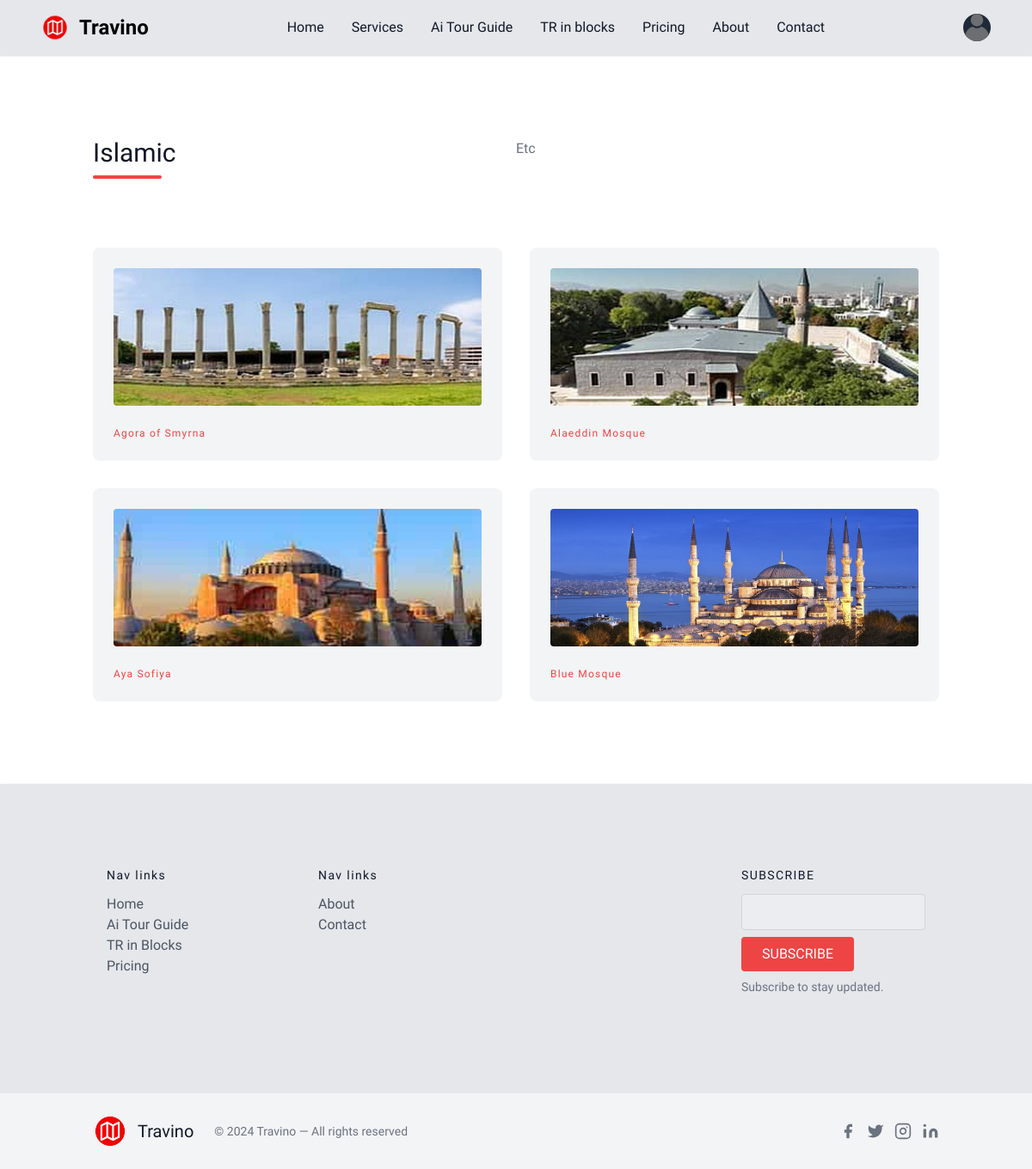
Page /category/3/ on the earlier database version.
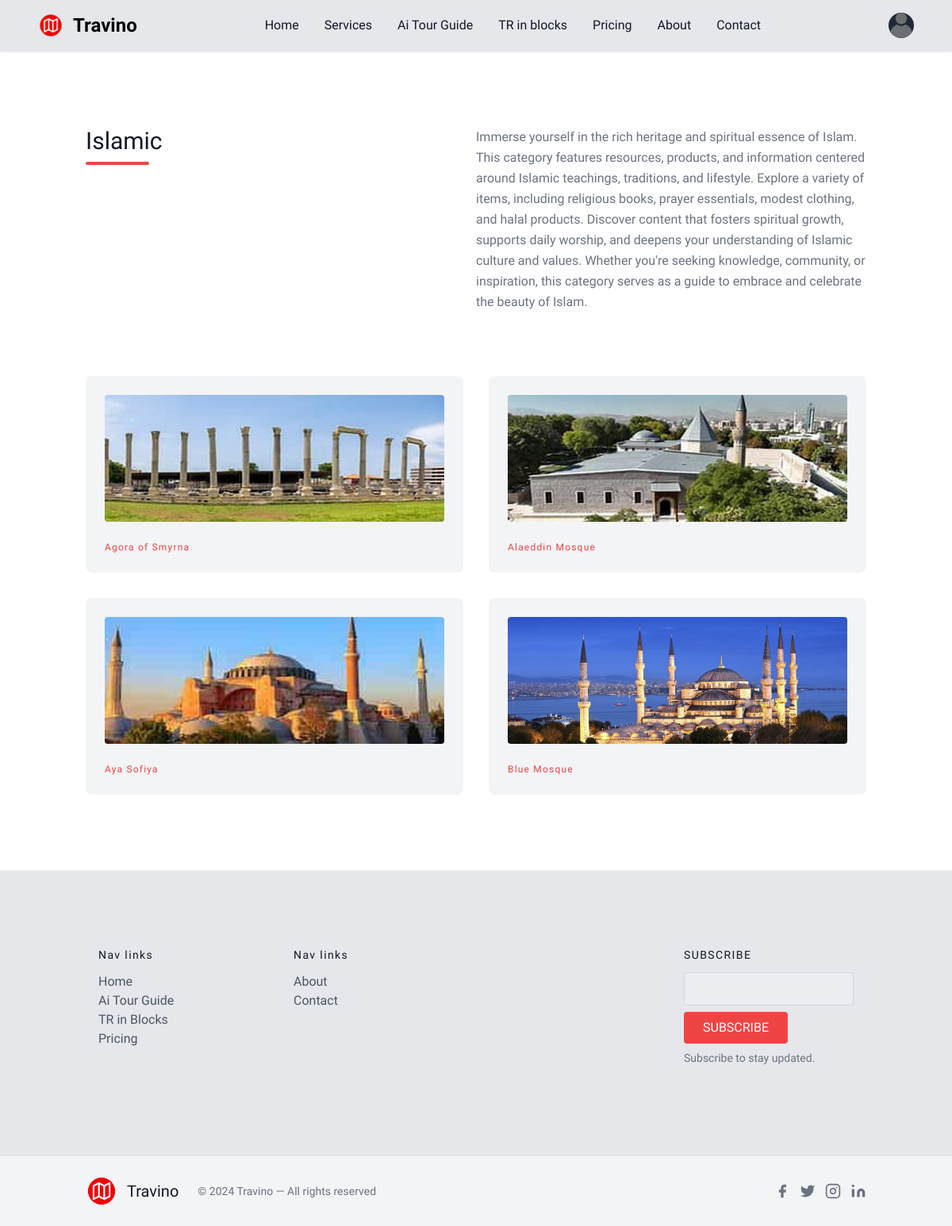
Same page on the later database version.
### app/models.py (models this page shows, shortened)
class Category(models.Model):
    name = models.CharField(max_length=100)
    description = models.TextField()
    image = models.ImageField(upload_to='category_pics', default='default.png')

### app/views.py (the view)
# urls.py: path('category/<int:pk>/', views.category_detail, name='category_detail'),
def category_detail(request, pk):
    category = get_object_or_404(Category, pk=pk)
    places = Place.objects.filter(category=category)
    context = {
        'category': category,
        'places': places,
    }
    return render(request, 'category_detail.html', context)

### templates/category_detail.html (shortened to what this page needs)
{% extends "base.html" %}
{% block maincontent %}
<section class="text-gray-600 body-font">
  <div class="container px-5 py-24 mx-auto">
    <div class="flex flex-wrap w-full mb-20">
      <div class="lg:w-1/2 w-full mb-6 lg:mb-0">
        <h1 class="sm:text-3xl text-2xl font-medium title-font mb-2 text-gray-900">{{category.name|capfirst}}</h1>
        <div class="h-1 w-20 bg-red-500 rounded"></div>
      </div>
      <p class="lg:w-1/2 w-full leading-relaxed text-gray-500">{{category.description|capfirst}}</p>
    </div>
    <div class="flex flex-wrap -m-4 justify-center">
      {% for place in places %}
      <div data-aos="zoom-out-up" class="xl:w-1/4 md:w-1/2 p-4">
        <a href="{% url 'place_detail' place.id %}">
        <div class="bg-gray-100 p-6 rounded-lg">
          <img class="h-40 rounded w-full object-cover object-center mb-6" src="{{place.image.url}}" alt="content">
          <h3 class="tracking-widest text-red-500 text-xs font-medium title-font">{{place.name|capfirst}}</h3>
        </div>
        </a>
      </div>
      {% endfor %}
    </div>
  </div>
</section>
{% endblock maincontent %}

Differences in the rows shown:
changed Category "Islamic": description "Etc" → "Immerse yourself in the rich heritage and spiritual essence of Islam. This category features resources, products, and information centered around Islamic teachings, traditions, and lifestyle. Explore a variety of items, including religious books, prayer essentials, modest clothing, and halal products. Discover content that fosters spiritual growth, supports daily worship, and deepens your understanding of Islamic culture and values. Whether you're seeking knowledge, community, or inspiration, this category serves as a guide to embrace and celebrate the beauty of Islam."
